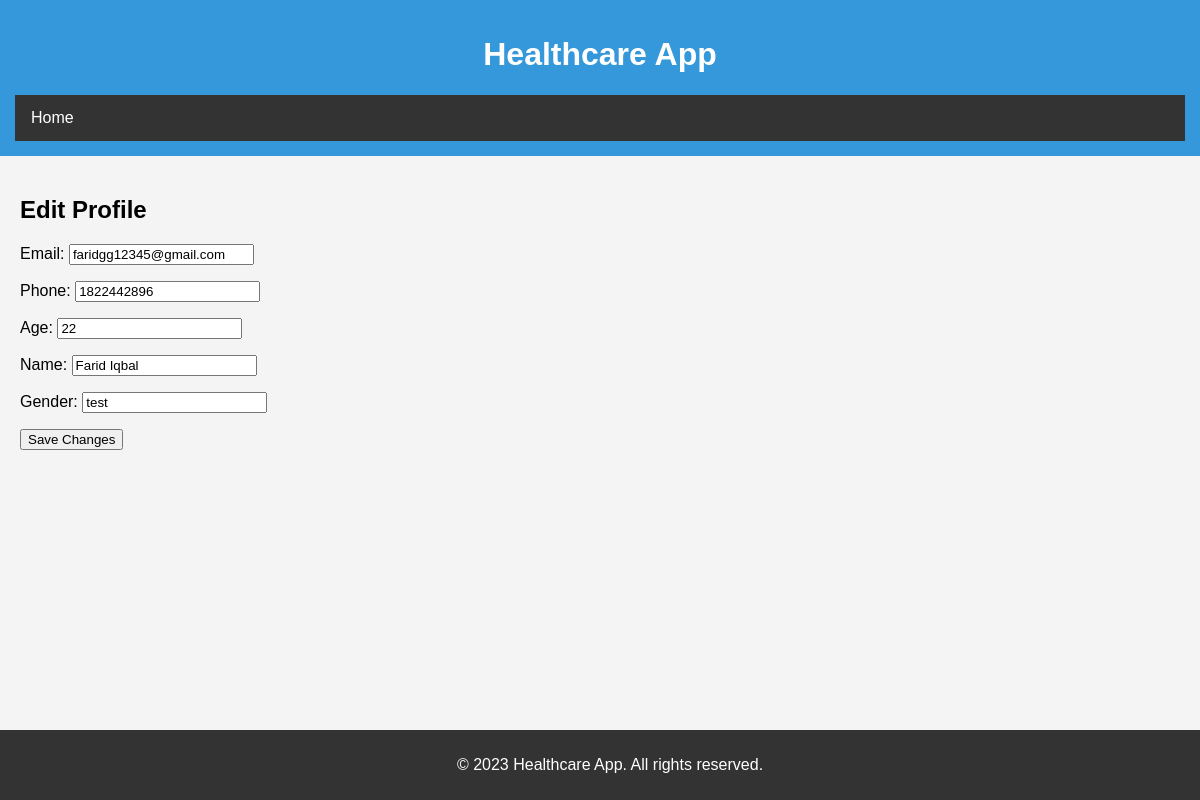
Page /edit/ (signed in) on the earlier database version.
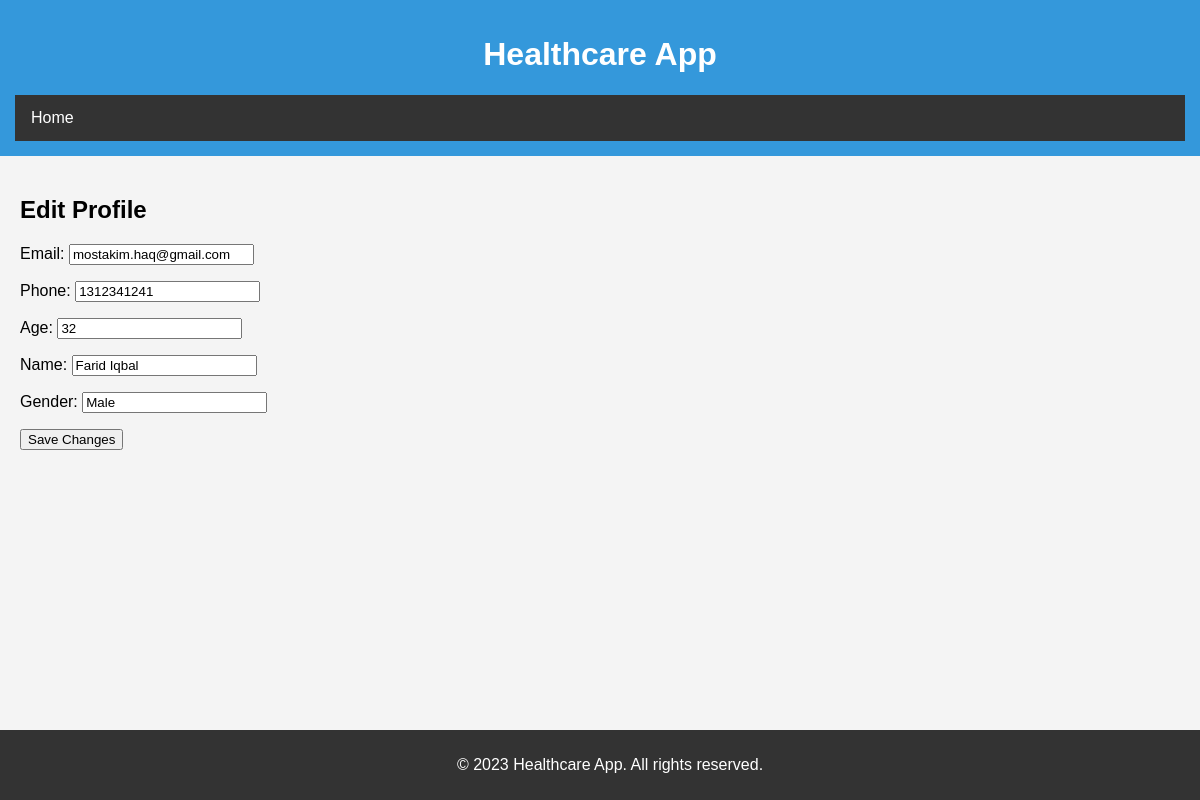
Same page on the later database version.
### website/models.py (models this page shows, shortened)
class Patient(AbstractUser):
    username = models.CharField(max_length=150, primary_key=True)
    email = models.EmailField(unique=True)
    phone = models.IntegerField(null=True)
    age = models.PositiveIntegerField(null=True)
    name = models.CharField(max_length=100)
    gender = models.CharField(max_length=10)
    evaluated_hospitals = models.ManyToManyField(Hospital, through='PatientHospitalEvaluation', related_name='evaluated_by_patients')

### website/views.py (the view)
# urls.py: path('edit/', views.edit, name='edit'),
@login_required
def edit(request):
    user = request.user
    patient = Patient.objects.get(username=user.username)
    if request.method == 'POST':
        form = PatientEditForm(request.POST, instance=patient)
        if form.is_valid():
            form.save()
            return redirect('profile')
    else:
        form = PatientEditForm(instance=patient)
    context = {'form': form}
    return render(request, 'edit.html', context)

### website/forms.py
class PatientEditForm(forms.ModelForm):
    class Meta:
        model = Patient
        fields = ['email', 'phone', 'age', 'name', 'gender']

### website/templates/edit.html (shortened to what this page needs)
{% extends 'base.html' %}
{% block content %}
  <h2>Edit Profile</h2>
  <form method="post" action="{% url 'edit' %}">
    {{ form.as_p }}
      <button type="submit">Save Changes</button>
  </form>
{% endblock %}

Differences in the rows shown:
changed Patient "Farid Iqbal": email "faridgg12345@gmail.com" → "mostakim.haq@gmail.com"; phone "1822442896" → "1312341241"; age "22" → "32"; gender "test" → "Male"
